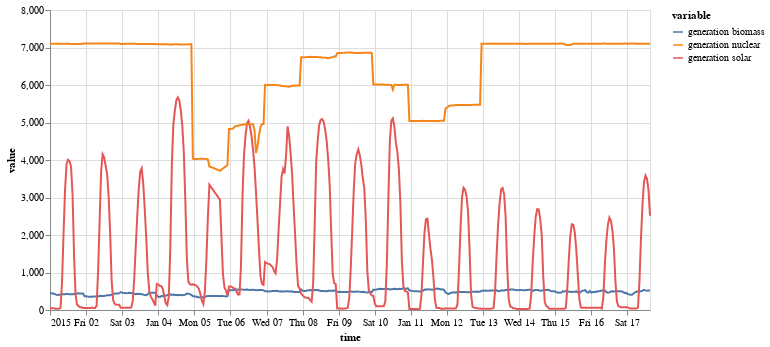

Write notebook code for a chart like this one.
### Markdown cell above
with multivariate TimeSeries

### Code cell
on.Plot(ts_multi.head(400))\
    .add(on.marks.line)\
    .properties(width=600)\
    .show()

### Figure 1 — Vega specification as saved in the notebook (floating-point values rounded to 4 significant figures; data arrays with more than 128 entries replaced by an {"elided": "..."} marker saying what was removed)
{"$schema": "https://vega.github.io/schema/vega/v5.json", "data": [{"name": "source_0", "values": {"elided": "1200 records"}, "transform": [{"type": "formula", "expr": "toDate(datum['time'])", "as": "time"}]}, {"name": "source_0_y_domain_value", "values": [{"min": 23.0, "max": 7108.0}]}, {"name": "source_0_color_domain_variable", "values": [{"variable": "generation biomass"}, {"variable": "generation solar"}, {"variable": "generation nuclear"}]}], "marks": [{"type": "group", "name": "layer_0_pathgroup", "from": {"facet": {"data": "source_0", "name": "faceted_path_layer_0_main", "groupby": ["variable"]}}, "encode": {"update": {"width": {"field": {"signal": null, "datum": null, "group": "width", "parent": null}}, "height": {"field": {"signal": null, "datum": null, "group": "height", "parent": null}}}}, "marks": [{"type": "line", "name": "layer_0_marks", "from": {"data": "faceted_path_layer_0_main"}, "sort": {"field": "x"}, "encode": {"update": {"y": {"field": "value", "scale": "y"}, "defined": {"signal": "isValid(datum[\"time\"]) && isFinite(+datum[\"time\"]) && isValid(datum[\"value\"]) && isFinite(+datum[\"value\"])"}, "stroke": {"field": "variable", "scale": "color"}, "x": {"field": "time", "scale": "x"}}}, "style": ["line"]}]}], "scales": [{"name": "x", "type": "time", "domain": {"data": "source_0", "field": "time"}, "range": [0, {"signal": "width"}]}, {"name": "y", "type": "linear", "domain": [{"signal": "(data(\"source_0_y_domain_value\")[0] || {}).min"}, {"signal": "(data(\"source_0_y_domain_value\")[0] || {}).max"}], "range": [{"signal": "height"}, 0], "zero": true, "nice": true}, {"name": "color", "type": "ordinal", "domain": {"data": "source_0_color_domain_variable", "field": "variable", "sort": true}, "range": "category"}], "axes": [{"scale": "x", "orient": "bottom", "maxExtent": 0, "minExtent": 0, "zindex": 0, "gridScale": "y", "grid": true, "domain": false, "ticks": false, "tickCount": {"signal": "ceil(width/40)"}, "labels": false, "aria": false}, {"scale": "y", "tickCount": {"signal": "ceil(height/40)"}, "orient": "left", "aria": false, "labels": false, "ticks": false, "grid": true, "gridScale": "x", "maxExtent": 0, "zindex": 0, "domain": false, "minExtent": 0}, {"scale": "x", "labelOverlap": true, "orient": "bottom", "grid": false, "tickCount": {"signal": "ceil(width/40)"}, "zindex": 0, "title": "time", "labelFlush": true}, {"scale": "y", "title": "value", "zindex": 0, "grid": false, "orient": "left", "tickCount": {"signal": "ceil(height/40)"}, "labelOverlap": true}], "width": 600, "legends": [{"stroke": "color", "symbolType": "stroke", "title": "variable"}], "style": "cell", "background": "white", "padding": 5, "height": 300}
